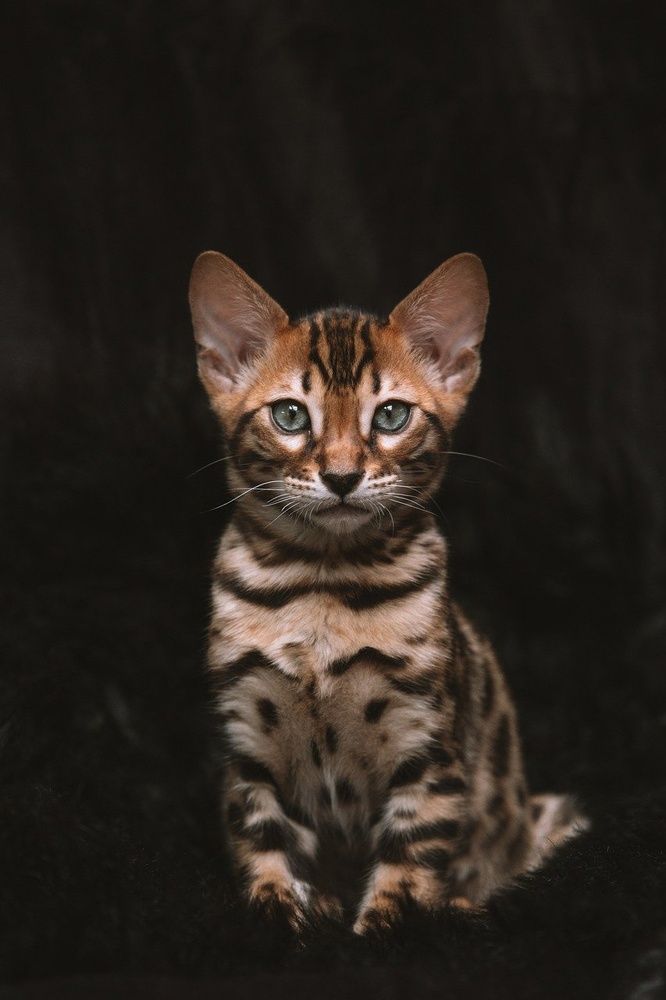
#> input picture img_sample/img1.jpg, 666 x 1000 px, shrunk from 853 x 1280 before the run
$ python img_centroid.py
#> lines starting #> are read from the running program, lines starting #| are printed output that depends on the picture; after the words box and inside, x2 and y2 are one past the last pixel; in counts of white or black regions, pixels touching at a corner belong together
import cv2
import numpy as np

def cvt_to_binary(img,binary_threshold):
    img1 = np.where(img > binary_threshold,255,img)
    img2 = np.where(img1 < binary_threshold,0,img1)
    return img2

def get_centroid(binary_img):
    h,w = binary_img.shape[:2]
    x=[]
    y=[]
    for i in range(h):
        for j in range(w):
            if binary_img[i][j] == 255:
                y.append(i)
                x.append(j)
    x_cen = sum(x)/len(x)
    y_cen = sum(y)/len(x)
    point = (x_cen,y_cen)
    return point

def draw_centroid(img,center_point):
    cv2.circle(img, center=tuple(np.int0(center_point)), radius=5, color=(255, 255, 0), thickness=4)

img = cv2.imread('./img_sample/img1.jpg',0)
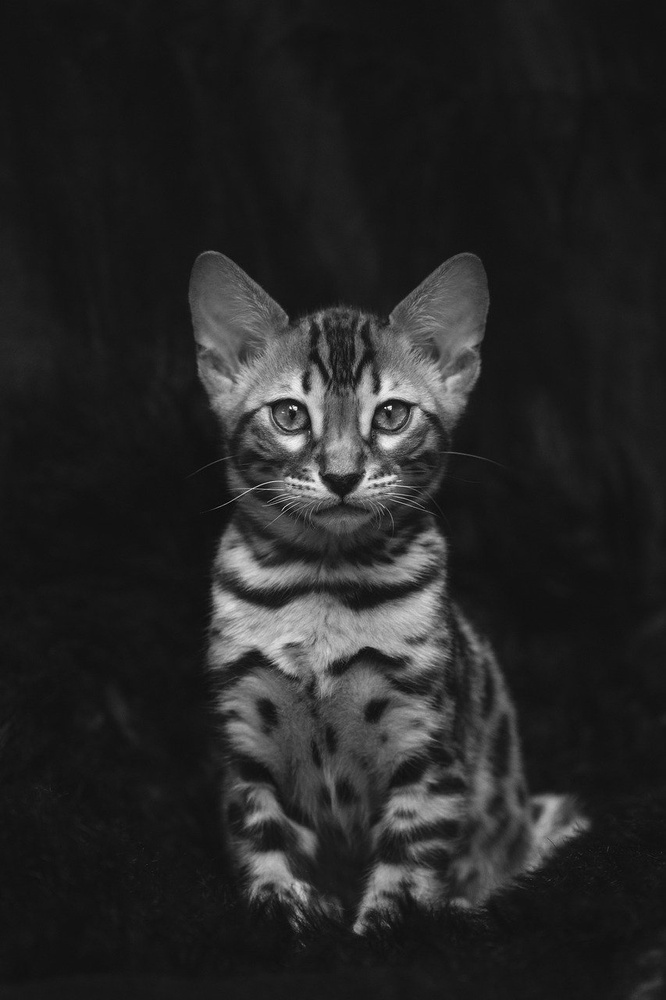
#> img: shape (1000, 666); min 0, max 255, mean 38.3
binary_img = cvt_to_binary(img,90)
#> in cvt_to_binary, `img1 = np.where(img > binary_threshold,255,img)`:
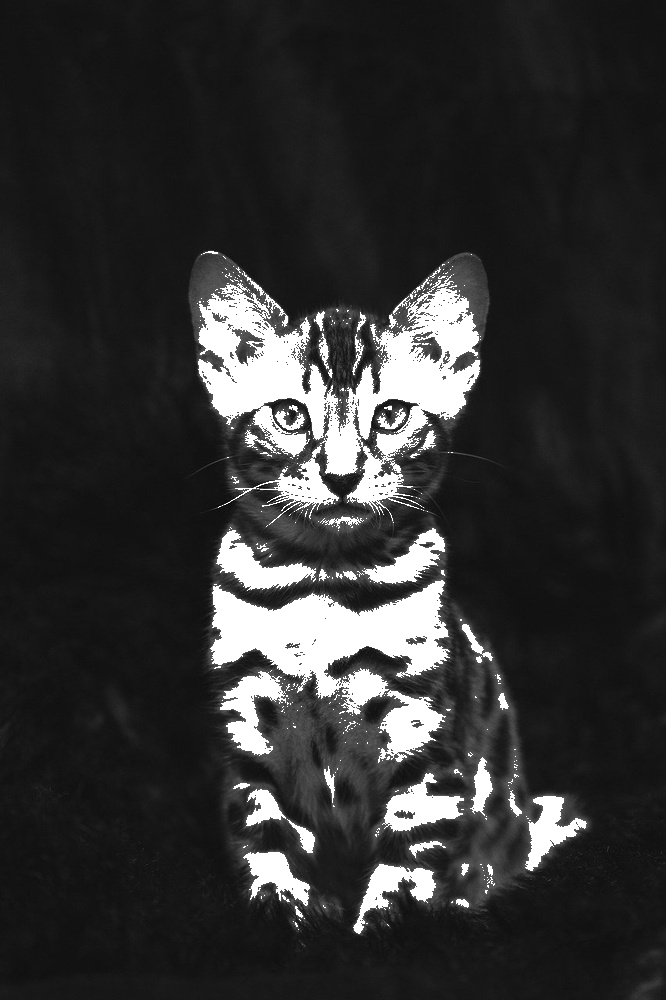
#> img1: shape (1000, 666); min 0, max 255, mean 50.4
#> in cvt_to_binary, `img2 = np.where(img1 < binary_threshold,0,img1)`:
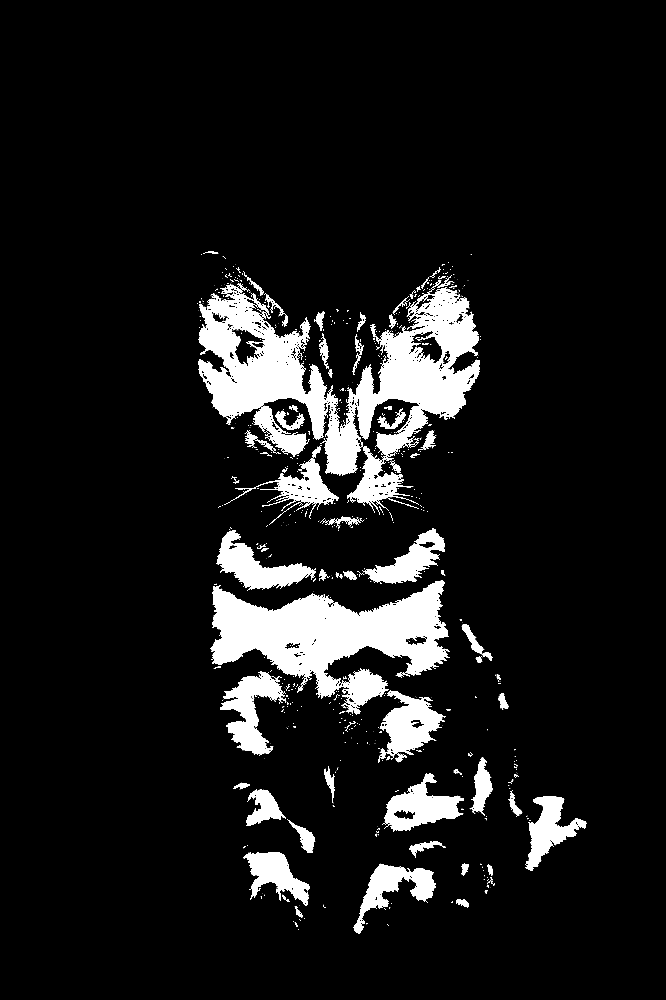
#> img2: shape (1000, 666); min 0, max 255, mean 25.2
centroid = get_centroid(binary_img)
#> centroid = (346, 560.9)
#print(centroid)
tmp = np.zeros((img.shape[0], img.shape[1], 3), dtype=np.uint8)
draw_centroid(img,centroid)
#> in draw_centroid, `cv2.circle(img, center=tuple(np.int0(center_point)), radius=5, color=(..`: img: shape (1000, 666); 0.02% of pixels changed, all inside (x1, y1, x2, y2) = (338, 553, 353, 568)

cv2.imwrite('./processed_img/img1_centroid.jpg', img)
cv2.imshow('img',img)
cv2.waitKey(0)
cv2.destroyAllWindows()

$ run again, with img_sample/img2.jpg copied over img_sample/img1.jpg
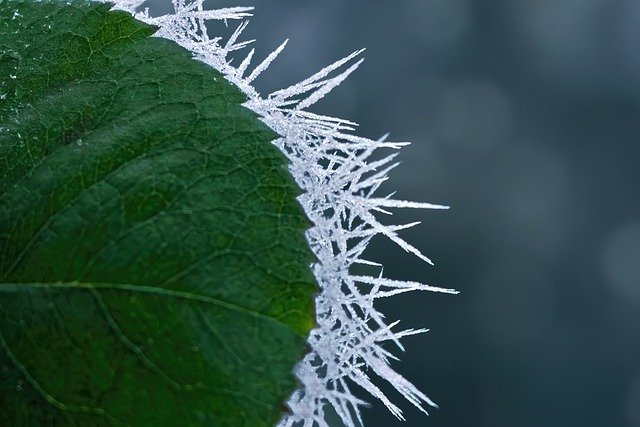
#> input picture img_sample/img2.jpg, 640 x 427 px
#> in cvt_to_binary, `img2 = np.where(img1 < binary_threshold,0,img1)`:
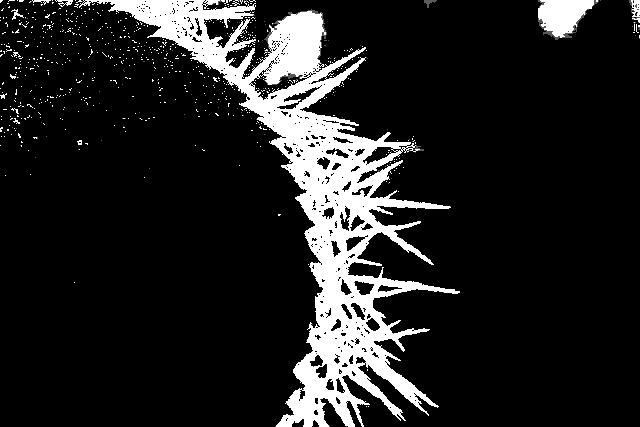
#> img2: shape (427, 640); min 0, max 255, mean 34
#> centroid = (315.9, 181.4)
#> in draw_centroid, `cv2.circle(img, center=tuple(np.int0(center_point)), radius=5, color=(..`:
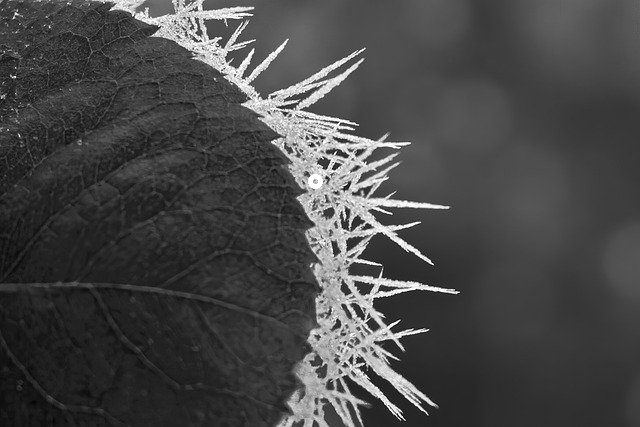
#> img: shape (427, 640); min 0, max 255, mean 71.3
